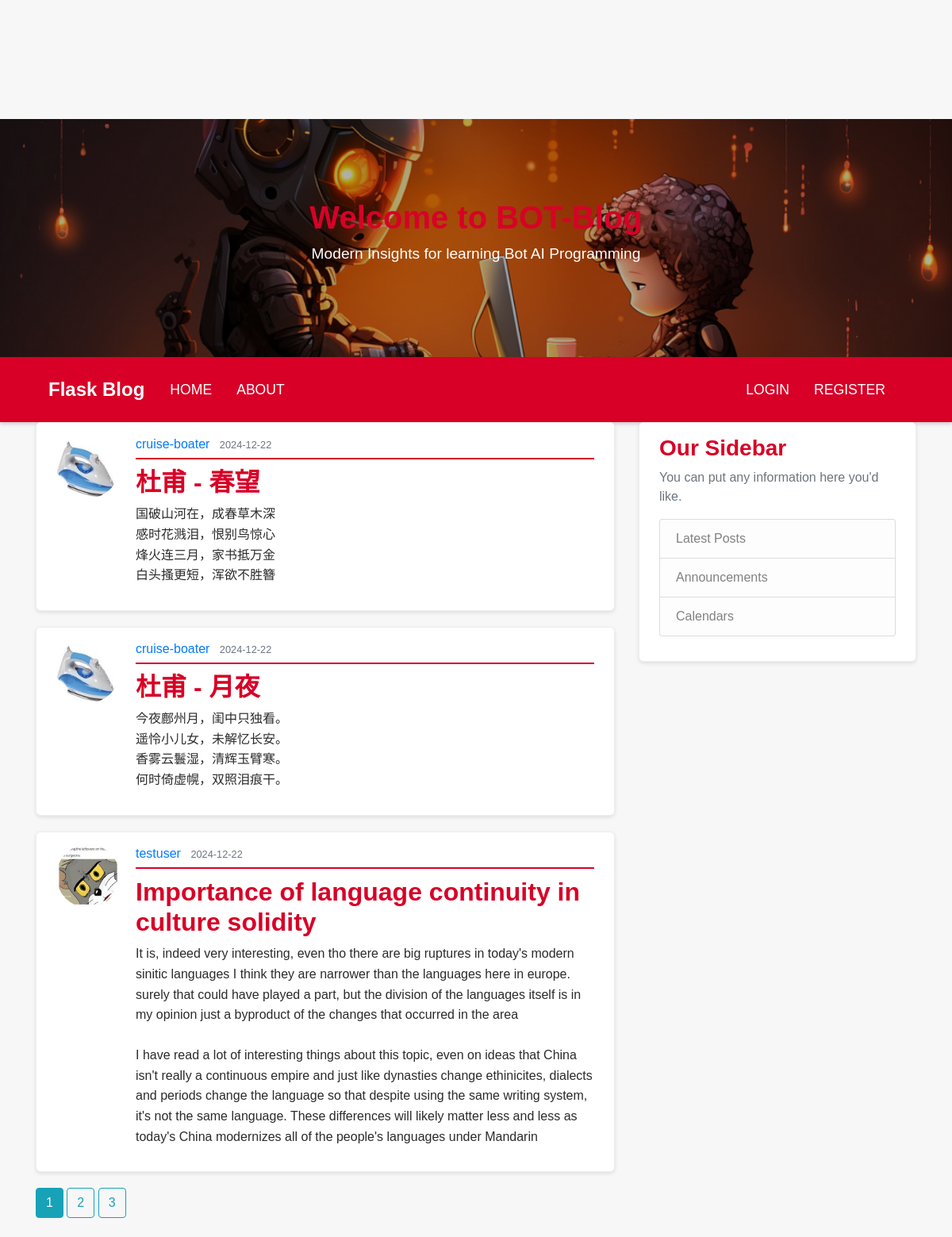
The page /home on the database its author committed.
### flaskblog/models.py (models this page shows, shortened)
class Post(db.Model):
    id = db.Column(db.Integer, primary_key=True)
    title = db.Column(db.String(100), nullable=False)
    date_posted = db.Column(db.DateTime, nullable=False, default=datetime.utcnow)
    content = db.Column(db.Text, nullable=False)
    user_id = db.Column(db.Integer, db.ForeignKey('user.id'), nullable=False)

class User(db.Model, UserMixin):
    id = db.Column(db.Integer, primary_key=True)
    username = db.Column(db.String(20), unique=True, nullable=False)
    email = db.Column(db.String(120), unique=True, nullable=False)
    image_file = db.Column(db.String(20), nullable=False, default='brainsurgeon.jpg')
    password = db.Column(db.String(60), nullable=False)
    posts = db.relationship('Post', backref='author', lazy=True)

### flaskblog/main/routes.py (the view)
@main.route("/")
@main.route("/home")
def home():
    page  = request.args.get('page', 1, type=int)
    posts = Post.query.order_by(Post.date_posted.desc()).paginate(page=page, per_page=3)
    return render_template('home.html', posts=posts)

### flaskblog/templates/home.html
<!DOCTYPE html>
{% extends "layout.html" %}
{% block content%}
{% for post in posts.items %}
<article class="media content-section">
	<img class="rounded-circle article-img"
		src="{{ url_for('static', filename='profile_pics/' +post.author.image_file) }}">
	<div class="media-body">
		<div class="article-metadata">
			<a class="mr-2" href="{{ url_for('users.user_posts', username=post.author.username) }}">{{ post.author.username }}</a>
			<small class="text-muted">{{ post.date_posted.strftime('%Y-%m-%d') }}</small>
		</div>
		<h2><a class="article-title" href="{{ url_for('posts.post', post_id=post.id) }}">{{ post.title }}</a></h2>
		<p class="article-content">{{ post.content }}</p>
	</div>
</article>
{% endfor %}
	{% for page_num in posts.iter_pages(left_edge=1, right_edge=1, left_current=1, right_current=2) %}
		{% if page_num %}
			{% if posts.page == page_num %}
				<a class="btn btn-info mb-4" href="{{ url_for('main.home',  page=page_num) }}">{{ page_num }}</a>
			{% else %}
				<a class="btn btn-outline-info mb-4" href="{{ url_for('main.home',  page=page_num) }}">{{ page_num }}</a>
			{% endif %}
		{% else %}
			...
		{% endif %}
	{% endfor %}
{% endblock content %}

### flaskblog/templates/layout.html (shortened to what this page needs)
<!DOCTYPE html>
<html>
<head>
	<link rel="stylesheet" href="https://maxcdn.bootstrapcdn.com/bootstrap/4.0.0/css/bootstrap.min.css"
>
	<link rel="stylesheet" type="text/css" href="{{ url_for('static', filename='main.css') }}">
</head>
<body>
	<div class="banner">
		<img src="{{ url_for('static', filename='banner.jpg') }}" class="banner-image">
		<div class="banner-text">
			<h1>Welcome to BOT-Blog</h1>
			<p>Modern Insights for learning Bot AI Programming</p>
		</div>
	</div>
	<header class="site-header">
		<div class="container">
			<nav class="navbar navbar-expand-md navbar-dark">
				<a class="navbar-brand mr-4" href="/">Flask Blog</a>
				<div class="collapse navbar-collapse" id="navbarToggle">
					<div class="navbar-nav mr-auto">
						<a class="nav-item nav-link" href="{{ url_for('main.home') }}">Home</a>
						<a class="nav-item nav-link" href="{{ url_for('main.about') }}">About</a>
					</div>
					<div class="navbar-nav">
						{% if current_user.is_authenticated %}
						<a class="nav-item nav-link" href="{{ url_for('posts.new_posts') }}">New Post</a>
						<a class="nav-item nav-link" href="{{ url_for('users.account') }}">Account</a>
						<a class="nav-item nav-link" href="{{ url_for('users.logout') }}">Logout</a>
						{% else %}
						<a class="nav-item nav-link" href="{{ url_for('users.login') }}">Login</a>
						<a class="nav-item nav-link" href="{{ url_for('users.register') }}">Register</a>
						{% endif %}
					</div>
				</div>
			</nav>
		</div>
	</header>
	<main role="main" class="container">
		<div class="row">
			<div class="col-md-8">
				{% block content %}{% endblock %}
			</div>
			<div class="col-md-4">
				<div class="content-section">
					<h3>Our Sidebar</h3>
					<p class='text-muted'>You can put any information here you'd like.
					<ul class="list-group">
						<li class="list-group-item list-group-item-light">Latest Posts</li>
						<li class="list-group-item list-group-item-light">Announcements</li>
						<li class="list-group-item list-group-item-light">Calendars</li>
					</ul>
					</p>
				</div>
			</div>
		</div>
	</main>
</body>
</html>

### flaskblog/static/main.css (style rules this page uses)
body { background: #f7f7f7; color: #2b2b2b; margin-top: 5rem; font-family: Arial, sans-serif; }
h1, h2, h3, h4, h5, h6 { color: #d80027; font-weight: bold; }
.banner { position: relative; width: 100%; height: 300px; overflow: hidden; }
.banner-image { width: 100%; height: 100%; object-fit: cover; filter: brightness(70%); }
.banner-text { position: absolute; top: 50%; left: 50%; transform: translate(-50%, -50%); color: #ffffff; text-align: center; font-family: Arial, sans-serif; }
.banner-text h1 { font-size: 2.5rem; font-weight: bold; margin-bottom: 0.5rem; }
.banner-text p { font-size: 1.2rem; }
body { padding-top: 70px; }
.site-header { background-color: #d80027; padding: 10px 0; box-shadow: 0 2px 5px rgba(0, 0, 0, 0.2); }
.navbar { background-color: transparent; }
.navbar-brand { color: #ffffff; font-size: 1.5rem; font-weight: bold; }
.site-header .navbar-nav .nav-link { color: #ffffff; font-size: 1.1rem; margin-right: 15px; text-transform: uppercase; }
.content-section { background: #ffffff; padding: 15px 25px; border: 1px solid #eeeeee; border-radius: 6px; box-shadow: 0 2px 5px rgba(0, 0, 0, 0.1); margin-bottom: 20px; }
.article-title { color: #d80027; font-weight: bold; }
.article-content { white-space: pre-line; line-height: 1.6; }
.article-img { height: 80px; width: 80px; margin-right: 20px; border-radius: 5px; }
.article-metadata { padding-bottom: 5px; margin-bottom: 10px; border-bottom: 2px solid #d80027; }

### rows shown on the page
Post: image_file (picture), author.username "cruise-boater", date_posted "2024-12-22", title "杜甫 - 春望", content "国破山河在，成春草木深 感时花溅泪，恨别鸟惊心 烽火连三月，家书抵万金 白头搔更短，浑欲不胜簪"
Post: image_file (picture), author.username "cruise-boater", date_posted "2024-12-22", title "杜甫 - 月夜", content "今夜鄜州月，闺中只独看。 遥怜小儿女，未解忆长安。 香雾云鬟湿，清辉玉臂寒。 何时倚虚幌，双照泪痕干。"
Post: image_file (picture), author.username "testuser", date_posted "2024-12-22", title "Importance of language continuity in culture solidity", content "It is, indeed very interesting, even tho there are big ruptures in today's modern sinitic languages I think they are narrower than the languages here in europe. surely that could have played a part, but the division of the languages itself is in my opinion just a byproduct of the changes that occurred in the area I have read a lot of interesting things about this topic, even on ideas that China isn't really a continuous empire and just like dynasties change ethinicites, dialects and periods change the language so that despite using the same writing system, it's not the same language. These differences will likely matter less and less as today's China modernizes all of the people's languages…"

### other values the page prints
{{ page_num }} "1"
{{ page_num }} "2" "3"
